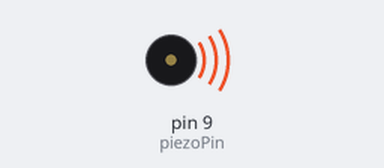
A sketch run on a simulated Arduino Uno, built with avr-gcc and run on an emulated ATmega328P. Parts: buzzer (waves = sounding).

Above: at 0.1 s.
At 7.7 s:
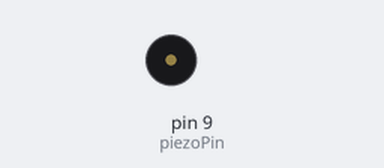
Timing chart, 0 to 9.1 s (numbered marks = the images above):
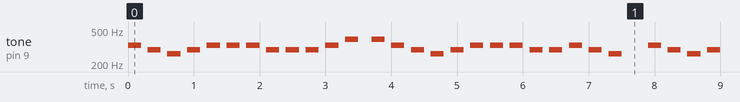

Measured:
- by itself, tone on pin 9 (piezoPin): plays 330 Hz for 0.20 s, 294 Hz for 0.20 s, 262 Hz for 0.20 s, 294 Hz for 0.20 s, 330 Hz for 0.20 s, 330 Hz for 0.20 s … (412 notes in this stretch)

The sketch:

Audio.ino
```cpp
#define C 262 // 도
#define D 294 // 레
#define E 330 // 미
#define F 349 // 파
#define G 392 // 솔
#define A 440 // 라
#define B 494 // 시

int piezoPin = 9;
int tempo = 200; // duration 옵션 값 설정
//int notes[25] = { G, G, A, A, G, G, E, G, G, E, E, D, G, G, A, A, G, G, E, G, E, D, E, C };
int notes[26] = { E, D, C, D, E, E, E, D, D, D, E, G, G, E, D, C, D, E, E, E, D, D, E, D, C};

void setup() {
  pinMode (piezoPin, OUTPUT);
}

void loop() {
  for (int i = 0; i < 12; i++) {
    tone (piezoPin, notes[ i ], tempo);
    delay (300);
  }
  delay(100); // 멜로디 중간에 짧게 멈추는 용도

  for (int i = 12; i < 26; i++) {
    tone (piezoPin, notes[ i ], tempo);
    delay(300);
  }
}
```
